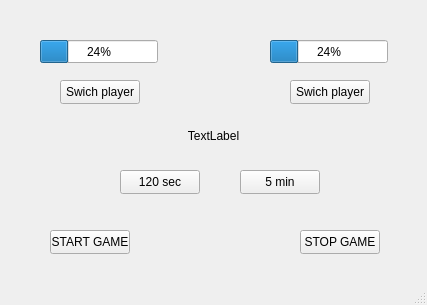
<?xml version="1.0" encoding="UTF-8"?>
<ui version="4.0">
 <class>MainWindow</class>
 <widget class="QMainWindow" name="MainWindow">
  <property name="geometry">
   <rect>
    <x>0</x>
    <y>0</y>
    <width>427</width>
    <height>305</height>
   </rect>
  </property>
  <property name="windowTitle">
   <string>MainWindow</string>
  </property>
  <widget class="QWidget" name="centralwidget">
   <widget class="QProgressBar" name="p1progressBar">
    <property name="geometry">
     <rect>
      <x>40</x>
      <y>40</y>
      <width>118</width>
      <height>23</height>
     </rect>
    </property>
    <property name="value">
     <number>24</number>
    </property>
    <property name="format">
     <string>%p%</string>
    </property>
   </widget>
   <widget class="QProgressBar" name="p2progressBar">
    <property name="geometry">
     <rect>
      <x>270</x>
      <y>40</y>
      <width>118</width>
      <height>23</height>
     </rect>
    </property>
    <property name="value">
     <number>24</number>
    </property>
   </widget>
   <widget class="QLabel" name="info">
    <property name="geometry">
     <rect>
      <x>8</x>
      <y>110</y>
      <width>411</width>
      <height>51</height>
     </rect>
    </property>
    <property name="text">
     <string>TextLabel</string>
    </property>
    <property name="alignment">
     <set>Qt::AlignCenter</set>
    </property>
   </widget>
   <widget class="QPushButton" name="p1swichPlayerBtn">
    <property name="geometry">
     <rect>
      <x>60</x>
      <y>80</y>
      <width>80</width>
      <height>24</height>
     </rect>
    </property>
    <property name="text">
     <string>Swich player</string>
    </property>
   </widget>
   <widget class="QPushButton" name="p2swichPlayerBtn">
    <property name="geometry">
     <rect>
      <x>290</x>
      <y>80</y>
      <width>80</width>
      <height>24</height>
     </rect>
    </property>
    <property name="text">
     <string>Swich player</string>
    </property>
   </widget>
   <widget class="QPushButton" name="aika2">
    <property name="geometry">
     <rect>
      <x>120</x>
      <y>170</y>
      <width>80</width>
      <height>24</height>
     </rect>
    </property>
    <property name="text">
     <string>120 sec</string>
    </property>
   </widget>
   <widget class="QPushButton" name="aika5">
    <property name="geometry">
     <rect>
      <x>240</x>
      <y>170</y>
      <width>80</width>
      <height>24</height>
     </rect>
    </property>
    <property name="text">
     <string>5 min</string>
    </property>
   </widget>
   <widget class="QPushButton" name="startGame">
    <property name="geometry">
     <rect>
      <x>50</x>
      <y>230</y>
      <width>80</width>
      <height>24</height>
     </rect>
    </property>
    <property name="text">
     <string>START GAME</string>
    </property>
   </widget>
   <widget class="QPushButton" name="stopGame">
    <property name="geometry">
     <rect>
      <x>300</x>
      <y>230</y>
      <width>80</width>
      <height>24</height>
     </rect>
    </property>
    <property name="text">
     <string>STOP GAME</string>
    </property>
   </widget>
  </widget>
  <widget class="QMenuBar" name="menubar">
   <property name="geometry">
    <rect>
     <x>0</x>
     <y>0</y>
     <width>427</width>
     <height>21</height>
    </rect>
   </property>
  </widget>
  <widget class="QStatusBar" name="statusbar"/>
 </widget>
 <resources/>
 <connections/>
</ui>
